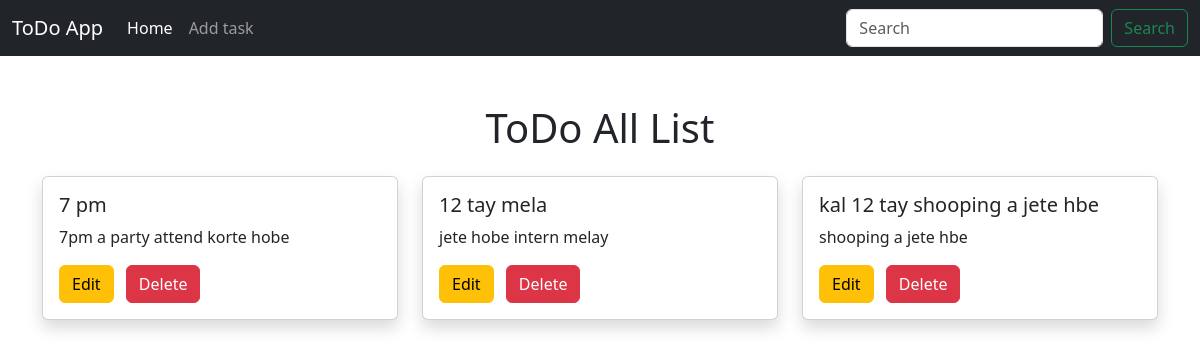
Before: /home/ with the older database file.
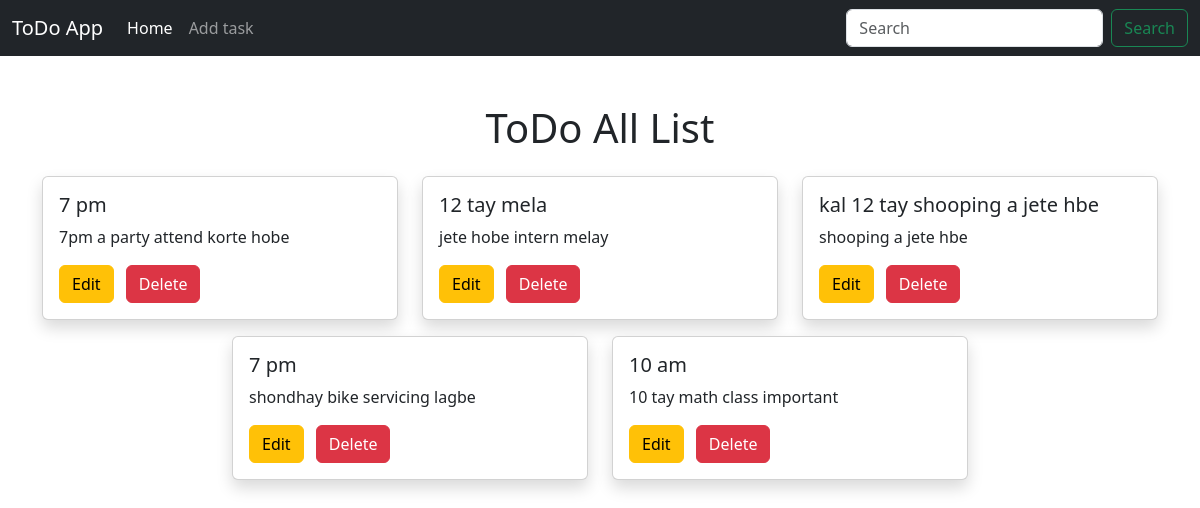
After: the same page with the newer database file.
### my_app/models.py (models this page shows, shortened)
class TaskModel(models.Model):
    user=models.ForeignKey(User,on_delete=models.CASCADE)
    title=models.CharField(max_length=100)
    description=models.TextField()
    created_at=models.DateTimeField(auto_now_add=True)
    complete=models.BooleanField(default=False)

### my_app/views.py (the view)
# urls.py: path('home/',views.home,name='home'),
def home(request):
    data=TaskModel.objects.all()
    return render (request,'todo_list.html',{'data':data})

### templates/todo_list.html
{% extends "task.html" %}
{% load crispy_forms_tags %}
{% block content %}
<h1 class='text-center mt-5'>ToDo All List</h1>
<div class="container mt-4">
  <div class="row justify-content-center">
    {% for d in data%}
    <div class="col-sm-6 col-md-4 mb-3">
      <div class="card shadow">
        <div class="card-body">
          <h5 class="card-title">{{ d.title }}</h5>
          <p class="card-text">{{ d.description }}</p>
          <a href="{% url 'edit' d.id %}" class="btn btn-warning me-2">Edit</a>
          <a href="{% url 'delete' d.id %}" class="btn btn-danger">Delete</a>
        </div>
      </div>
    </div>
     {%endfor%}
  </div>
</div>
{% endblock content %}

Changed rows visible on the page:
added TaskModel: title "7 pm", description "shondhay bike servicing lagbe"
added TaskModel: title "10 am", description "10 tay math class important"
